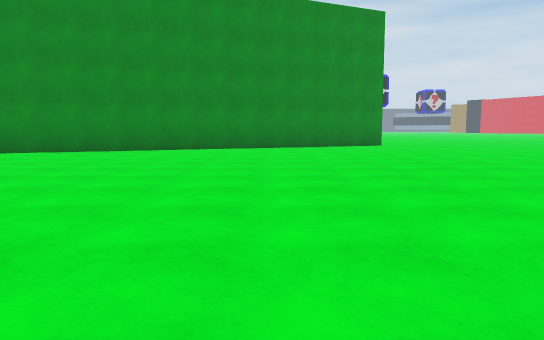
[1] (above)

16 first-person views from a walk through a scene from a Unity 3-D project. The camera is 1.2 m above the floor, tilts 6° down and sees 70° across. The floor is counted in squares, 2 m on a side. Each view is taken from the middle of a square. On the plan, view 1 faces up. The plan holds only what a view shows up to about 11 squares ahead; the rest is blank. The place goes on beyond the plan.

[2]
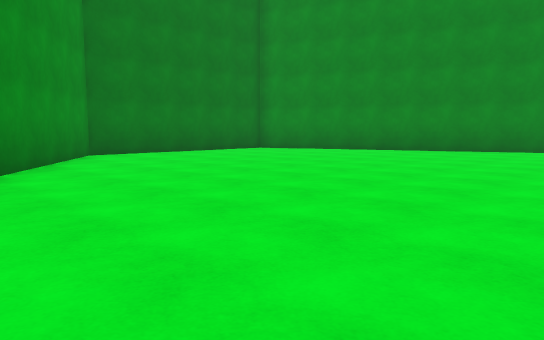

[3]
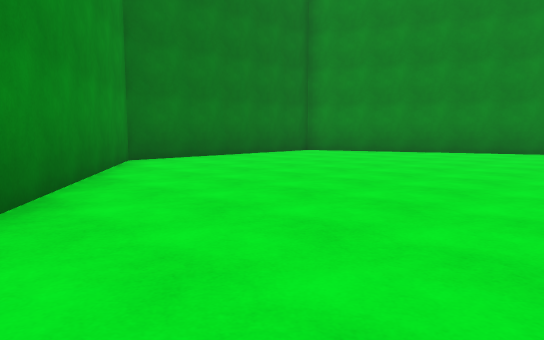

[4]
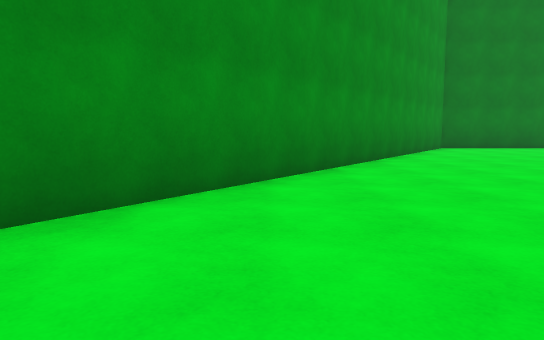

[5]
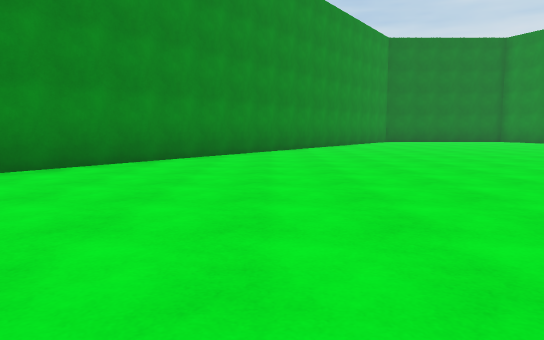

[6]
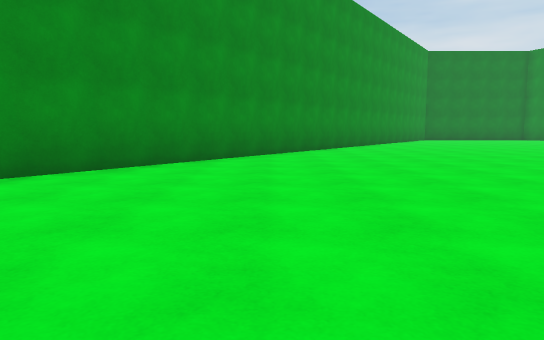

[7]
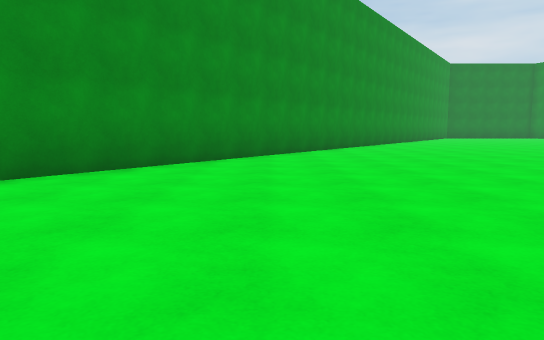

[8]
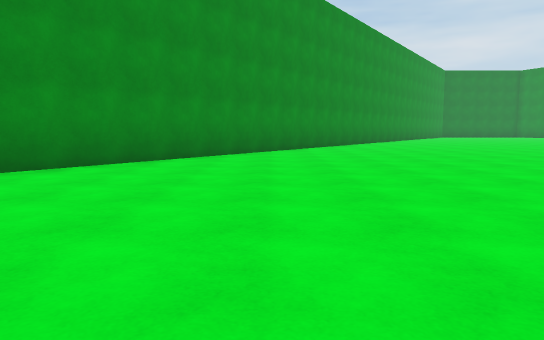

[9]
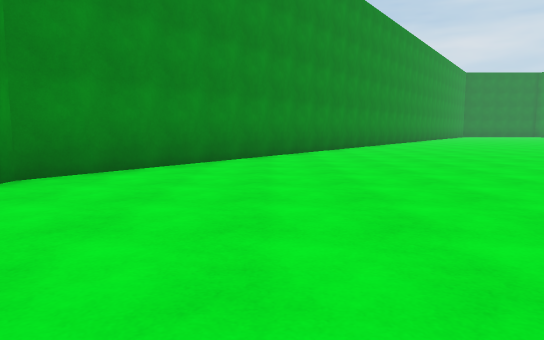

[10]
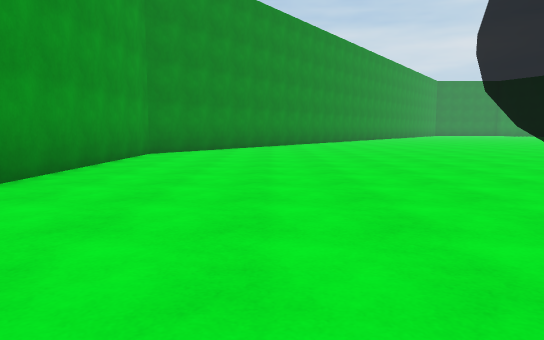

[11]
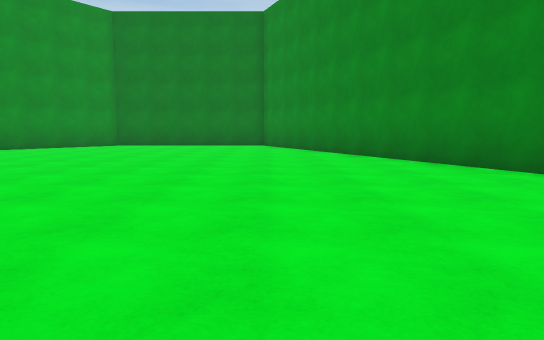

[12]
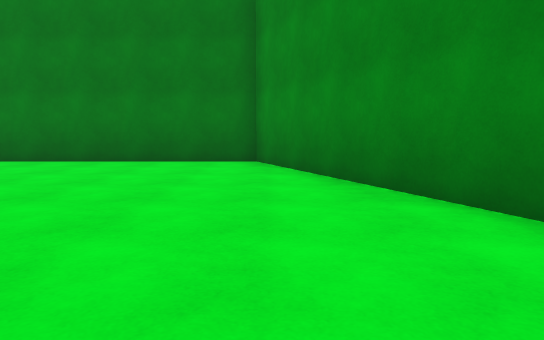

[13]
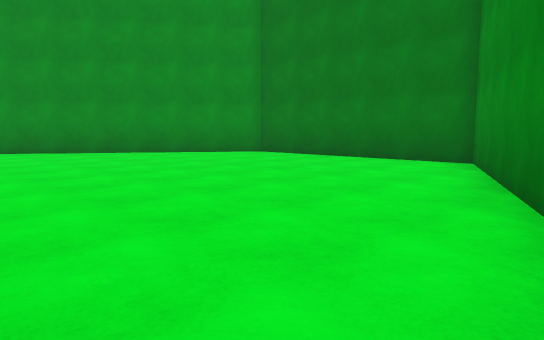

[14]
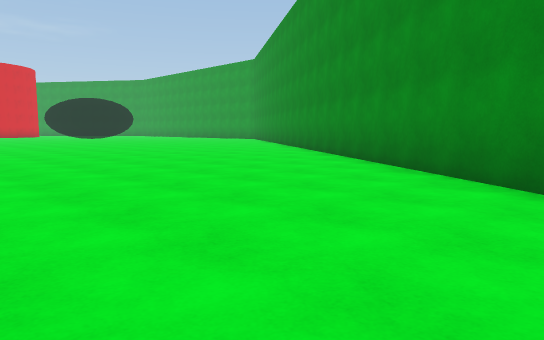

[15]
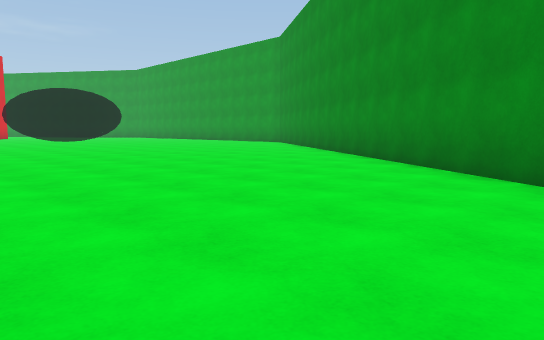

[16]
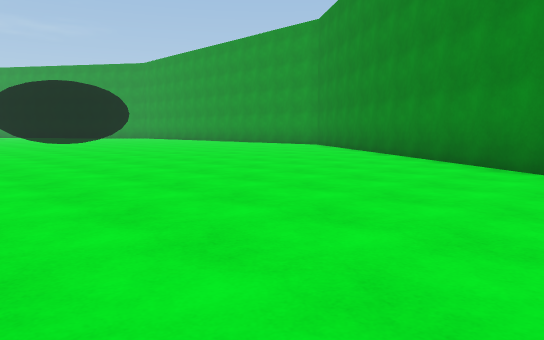

### Floor plan
Points are (right, up) in squares from view 1. A wall is a line through its corners. A room is listed if a view was taken in it or the views show most of it. See-through windows are left out.
Room 1 (views 1, 2, 3, 4, 5, 6, 7, 8, 9, 10, 11, 12, 13, 14, 15, 16)
walls: (-2.9, 11.3) (-11.2, 7.7) (-11.2, 2.3) (13.5, -15) (18.8, -15)

Where each view was taken, in squares from view 1:
view 1: 0 up, 0 right, facing up
view 2: 1 down, 2 left, facing up-left
view 3: 1 down, 4 left, facing up-left
view 4: 3 down, 1 right, facing left
view 5: 3 down, 7 right, facing left
view 6: 6 down, 10 right, facing left
view 7: 9 down, 14 right, facing left
view 8: 10 down, 17 right, facing left
view 9: 12 down, 18 right, facing left
view 10: 12 down, 23 right, facing left
view 11: 8 up, 3 right, facing left
view 12: 8 up, 4 left, facing left
view 13: 10 up, 4 left, facing down-left
view 14: 1 up, 4 left, facing down-right
view 15: 2 down, 1 right, facing down-right
view 16: 3 down, 4 right, facing down-right
